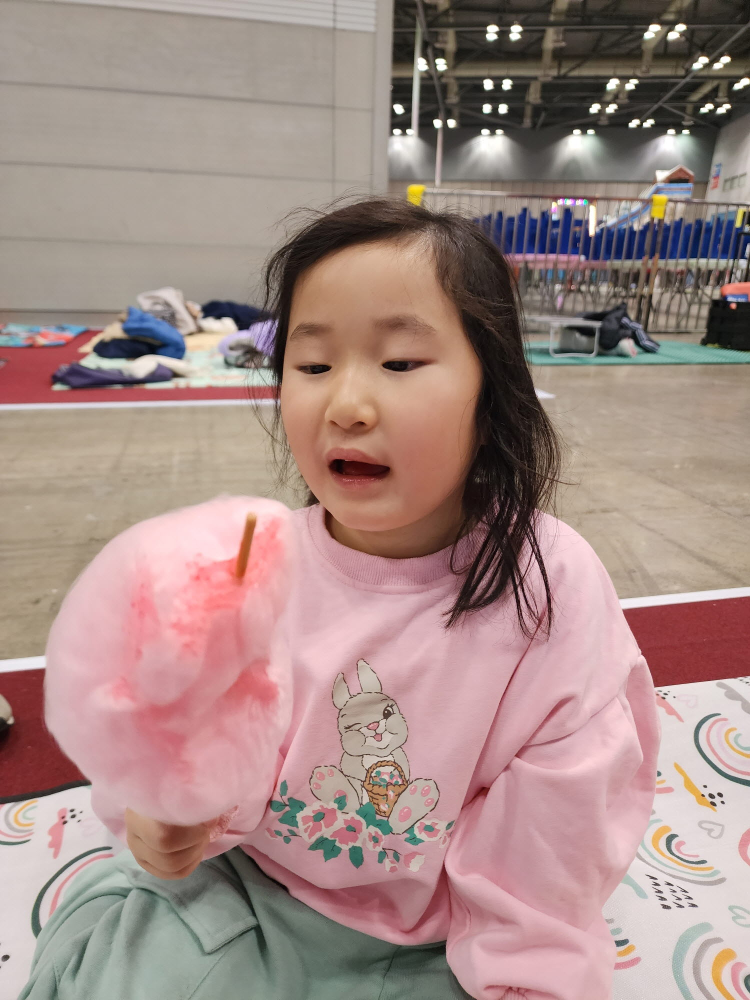
#> input picture 챗GPT로 만드는 파이썬 작품들_소스코드/33.사진에서 얼굴만 찾아 모자이크처리/photo.jpg, 1500 x 2000 px (shown at 1/2 size)
$ python main33-1.py
#> lines starting #> are read from the running program, lines starting #| are printed output that depends on the picture; after the words box and inside, x2 and y2 are one past the last pixel; in counts of white or black regions, pixels touching at a corner belong together
import cv2
import numpy as np

import os
os.chdir(os.path.dirname(os.path.abspath(__file__)))

# 이미지 불러오기
image = cv2.imread('photo.jpg')
#> image is the input picture: shape (2000, 1500, 3); mean B, G, R 133.7, 138.8, 163.5

# 얼굴 인식을 위한 분류기 불러오기
face_cascade = cv2.CascadeClassifier(cv2.data.haarcascades + 'haarcascade_frontalface_default.xml')

# 그레이 스케일로 변환
gray = cv2.cvtColor(image, cv2.COLOR_BGR2GRAY)
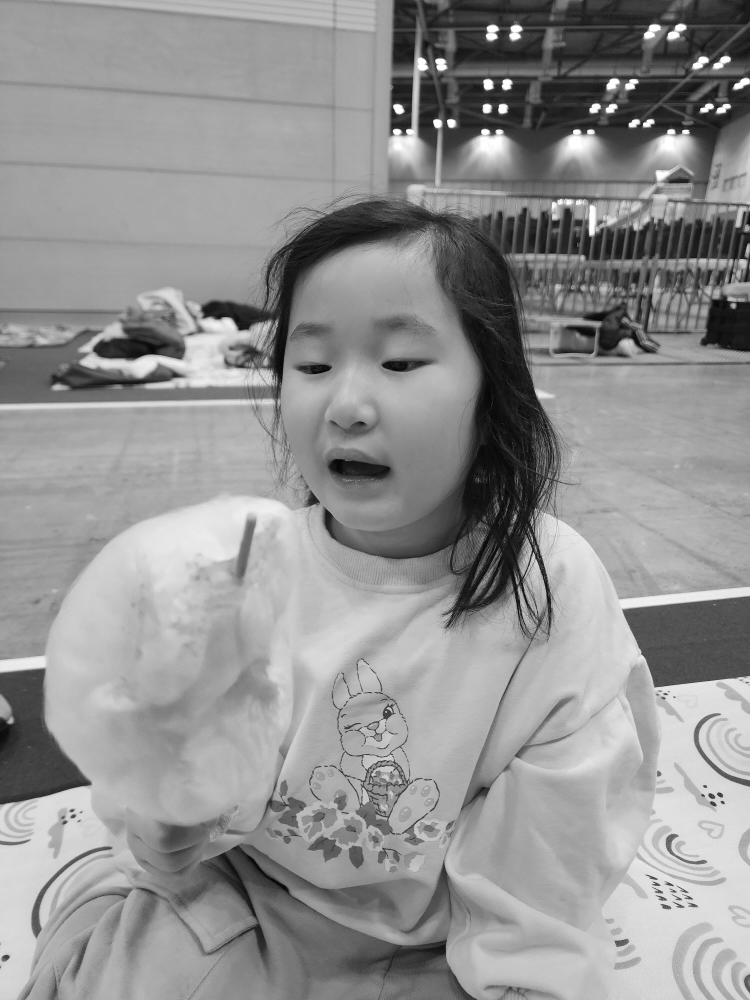
#> gray: shape (2000, 1500) (shown at 1/2 size); min 1, max 255, mean 145.6

# 얼굴 검출
faces = face_cascade.detectMultiScale(gray, 1.3, 5)
#> faces = [[468, 525, 507, 507]]

# 검출된 얼굴 모자이크 처리
for (x,y,w,h) in faces:
    # 얼굴 부분을 추출하여 모자이크 처리
    face_roi = image[y:y+h, x:x+w]
    face_roi = cv2.resize(face_roi, (50, 50))
    face_roi = cv2.resize(face_roi, (w, h), interpolation=cv2.INTER_AREA)
    image[y:y+h, x:x+w] = face_roi
#> this loop made 1 pass
#> pass 1, `face_roi = image[y:y+h, x:x+w]`:
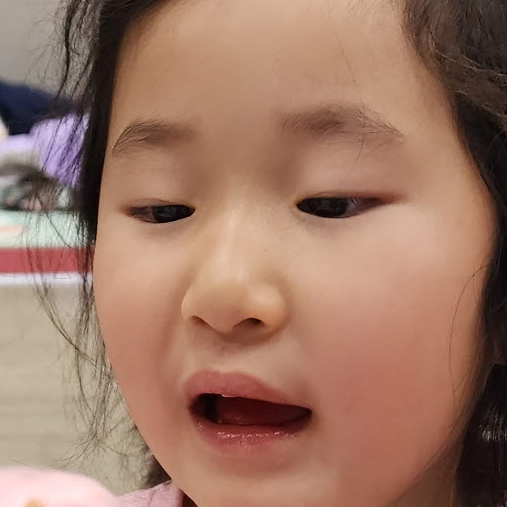
#> face_roi: shape (507, 507, 3); mean B, G, R 101, 118.8, 157.3
#> pass 1, `face_roi = cv2.resize(face_roi, (50, 50))`:
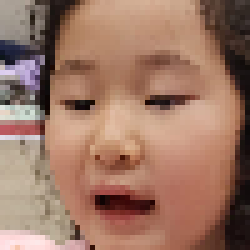
#> face_roi: shape (50, 50, 3) (shown 5 times larger); mean B, G, R 100.8, 118.6, 157.1
#> after the loop:
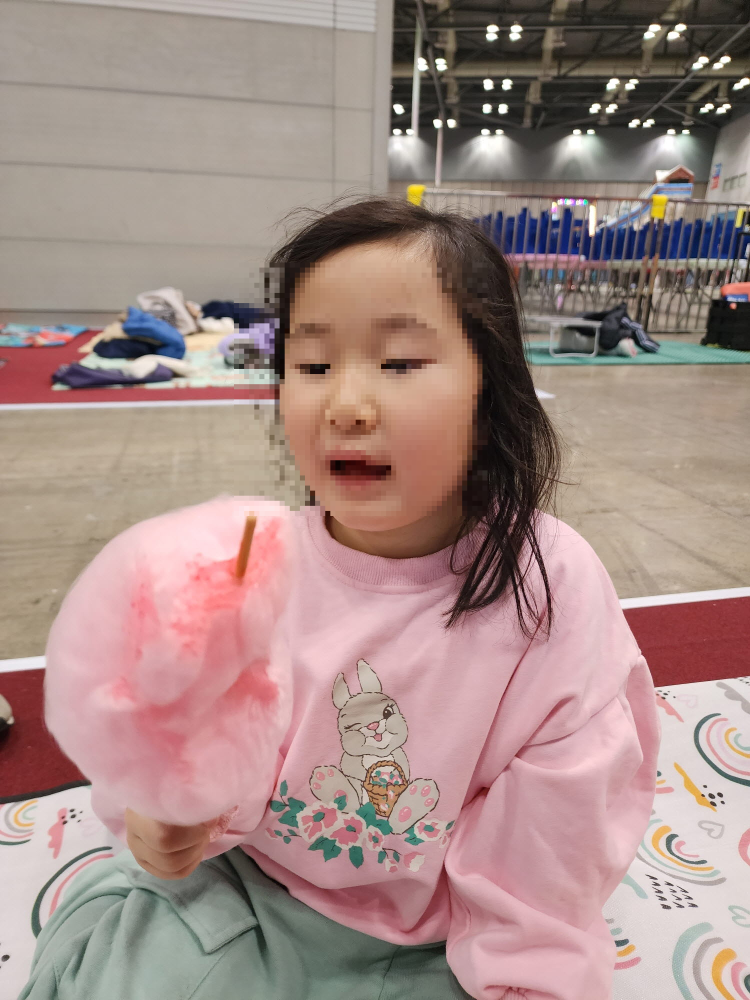
#> image: shape (2000, 1500, 3) (shown at 1/2 size); 7.82% of pixels changed, all inside (x1, y1, x2, y2) = (468, 525, 975, 1032)

# 결과 이미지 출력
cv2.imshow('image', image)
cv2.waitKey(0)
cv2.destroyAllWindows()
